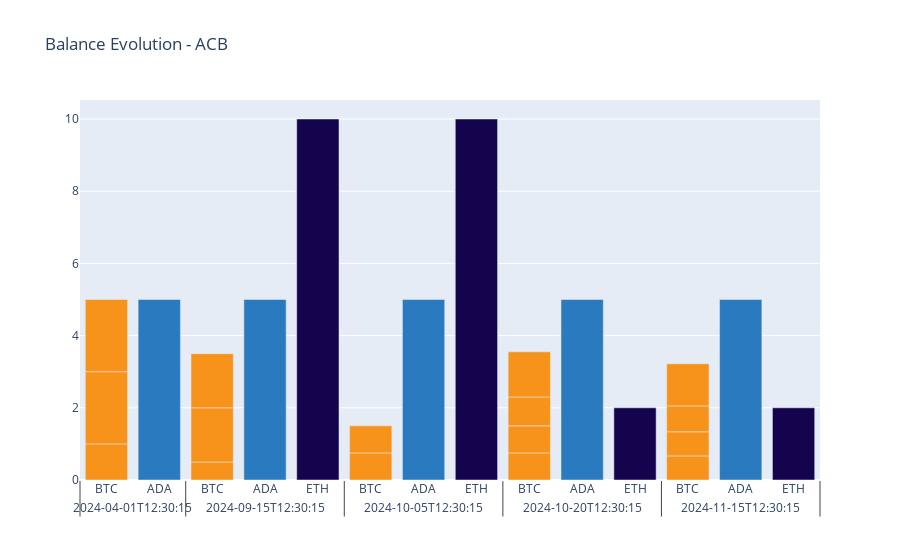

Notebook code for this chart:
### Markdown cell above
# Plot

### Code cell
df_balance_evolution['Colors'] = df_balance_evolution['Asset'].map({"BTC":'#f7931a','ETH':'#14044d','ADA':'#2A7ABF'})

# subplot setup
fig = make_subplots(rows=1, cols=1)

fig.add_trace(go.Bar(x=[df_balance_evolution['Date'], df_balance_evolution['Asset']],
                         y = df_balance_evolution['Units'],
                         marker_color = df_balance_evolution['Colors'],
                         showlegend = False 
                        ), row = 1, col = 1)

fig.update_layout(barmode='stack', title=f"Balance Evolution - {METHOD}")
fig.show()

### Figure 1 — Plotly figure (JSON) as saved in the notebook; plotly's stock layout.template omitted (floating-point values rounded to 4 significant figures)
{"data": [{"marker": {"color": ["#f7931a", "#f7931a", "#f7931a", "#2A7ABF", "#f7931a", "#f7931a", "#f7931a", "#2A7ABF", "#14044d", "#f7931a", "#f7931a", "#2A7ABF", "#14044d", "#f7931a", "#f7931a", "#2A7ABF", "#14044d", "#f7931a", "#f7931a", "#f7931a", "#f7931a", "#2A7ABF", "#14044d", "#f7931a", "#f7931a"]}, "showlegend": false, "type": "bar", "x": [["2024-04-01T12:30:15", "2024-04-01T12:30:15", "2024-04-01T12:30:15", "2024-04-01T12:30:15", "2024-09-15T12:30:15", "2024-09-15T12:30:15", "2024-09-15T12:30:15", "2024-09-15T12:30:15", "2024-09-15T12:30:15", "2024-10-05T12:30:15", "2024-10-05T12:30:15", "2024-10-05T12:30:15", "2024-10-05T12:30:15", "2024-10-20T12:30:15", "2024-10-20T12:30:15", "2024-10-20T12:30:15", "2024-10-20T12:30:15", "2024-10-20T12:30:15", "2024-10-20T12:30:15", "2024-11-15T12:30:15", "2024-11-15T12:30:15", "2024-11-15T12:30:15", "2024-11-15T12:30:15", "2024-11-15T12:30:15", "2024-11-15T12:30:15"], ["BTC", "BTC", "BTC", "ADA", "BTC", "BTC", "BTC", "ADA", "ETH", "BTC", "BTC", "ADA", "ETH", "BTC", "BTC", "ADA", "ETH", "BTC", "BTC", "BTC", "BTC", "ADA", "ETH", "BTC", "BTC"]], "xaxis": "x", "y": [1, 2, 2, 5, 0.5, 1.5, 1.5, 5, 10, 0.75, 0.75, 5, 10, 0.75, 0.75, 5, 2, 0.8, 1.25, 0.6675, 0.6675, 5, 2, 0.7175, 1.167], "yaxis": "y"}], "layout": {"autosize": true, "barmode": "stack", "title": {"text": "Balance Evolution - ACB"}, "xaxis": {"anchor": "y", "autorange": true, "domain": [0, 1], "range": [-0.5, 13.5], "type": "multicategory"}, "yaxis": {"anchor": "x", "autorange": true, "domain": [0, 1], "range": [0, 10.53], "type": "linear"}}}
